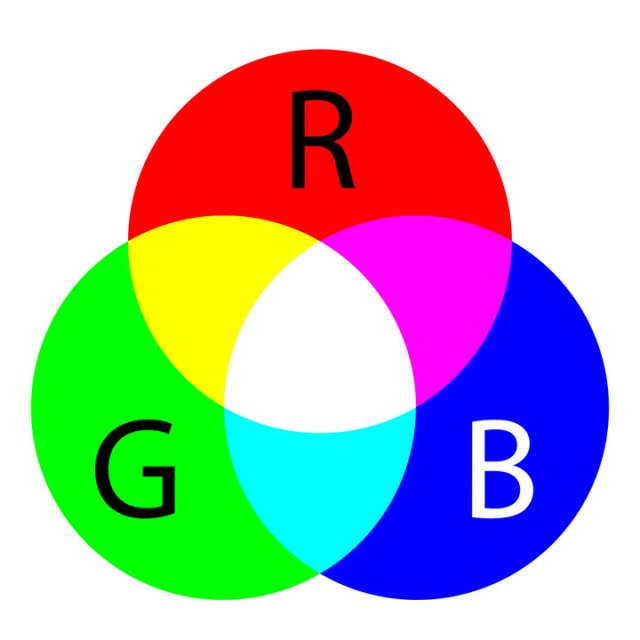
//> input picture Ejemplos/data/RGB.jpg, 640 x 640 px
$ ./main ../../data/RGB.jpg   (built with g++ and OpenCV 4)
//> lines starting //> are read from the running program, lines starting //| are printed output that depends on the picture
#include "opencv2/imgproc.hpp"
#include "opencv2/highgui.hpp"
#include <iostream>
#include <math.h>

// Igual que en el ejemplo anterior, pero usando el namespace
// evitamos tener que utilizar elementos de OpenCV con cv:: y std::
using namespace cv;
using namespace std;

int main(int argc, char ** argv)
{
  // Load an image
  // Lectura de la imagen
  Mat src = imread("../../data/RGB.jpg", IMREAD_COLOR);
//> src is the input picture: 640 rows x 640 cols, CV_8UC3; mean B, G, R 178.6, 179.1, 178.6
  if (src.empty() ) {
    cout << "Could not open or find the image!\n" << endl;
    cout << "Usage: " << argv[0] << " <Input image>" << endl;
    return -1;
  }

  // Split BGR channels
  vector<Mat> BGR_channels;
  split(src, BGR_channels);
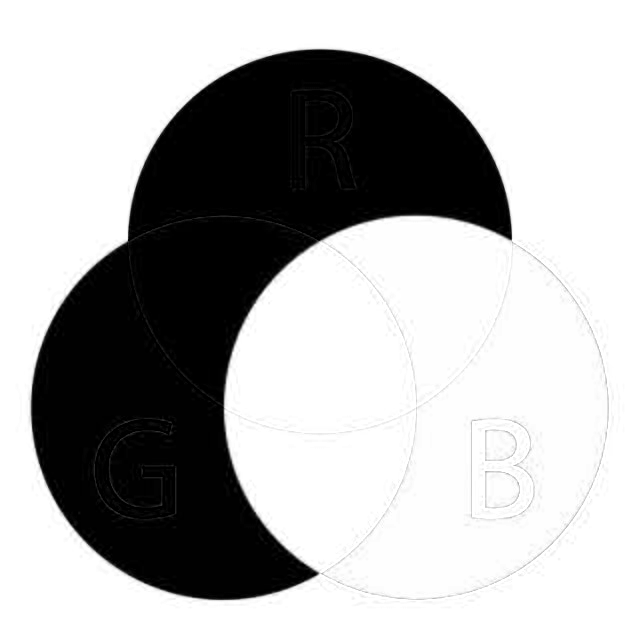
//> BGR_channels[0]: 640 rows x 640 cols, CV_8UC1; min 0, max 255, mean 178.6
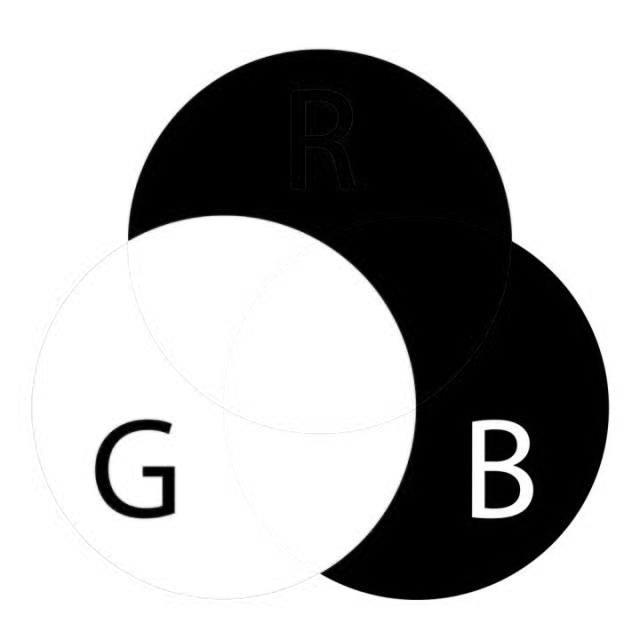
//> BGR_channels[1]: 640 rows x 640 cols, CV_8UC1; min 0, max 255, mean 179.1
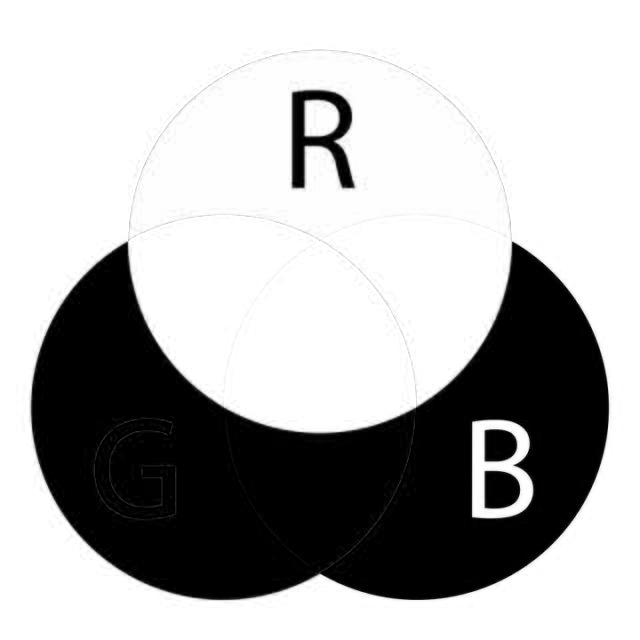
//> BGR_channels[2]: 640 rows x 640 cols, CV_8UC1; min 0, max 255, mean 178.6

  // Resize images and concatenate them
  int tam = 2;
  int h = src.size().height / tam, w = src.size().width / tam;
//> h = 320; w = 320

  cv::resize(src, src, Size(h, w), 0, 0, INTER_LANCZOS4);
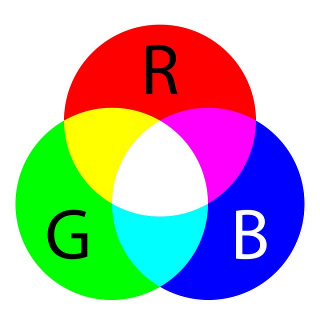
//> src: 320 rows x 320 cols, CV_8UC3; mean B, G, R 178.5, 179, 178.5
  cv::resize(BGR_channels[0], BGR_channels[0], Size(w, h), 0, 0, INTER_LANCZOS4);
//> BGR_channels[0]: 320 rows x 320 cols, CV_8UC1
  cv::resize(BGR_channels[1], BGR_channels[1], Size(w, h), 0, 0, INTER_LANCZOS4);
//> BGR_channels[1]: 320 rows x 320 cols, CV_8UC1
  cv::resize(BGR_channels[2], BGR_channels[2], Size(w, h), 0, 0, INTER_LANCZOS4);
//> BGR_channels[2]: 320 rows x 320 cols, CV_8UC1

  cv::Mat win_mat1_rgb(cv::Size(BGR_channels[0].size().height, BGR_channels[0].size().width * 2),
    CV_8UC3);
//> win_mat1_rgb: 640 rows x 320 cols, CV_8UC3; every value is 0
  cv::Mat win_mat2_rgb(cv::Size(
      win_mat1_rgb.size().height,
      (win_mat1_rgb.size().width + BGR_channels[1].size().width)), CV_8UC3);
//> win_mat2_rgb: 640 rows x 640 cols, CV_8UC3; every value is 0
  cv::hconcat(BGR_channels[0], BGR_channels[1], win_mat1_rgb);
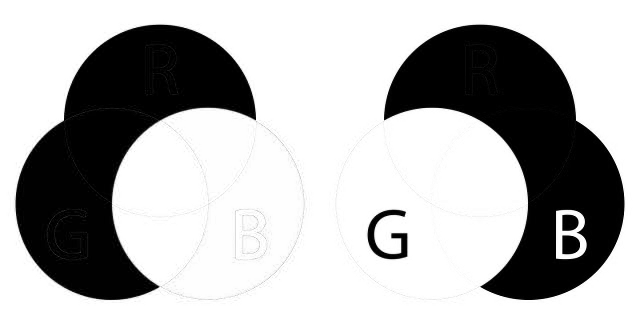
//> win_mat1_rgb: 320 rows x 640 cols, CV_8UC1; min 0, max 255, mean 178.8
  cv::hconcat(win_mat1_rgb, BGR_channels[2], win_mat2_rgb);
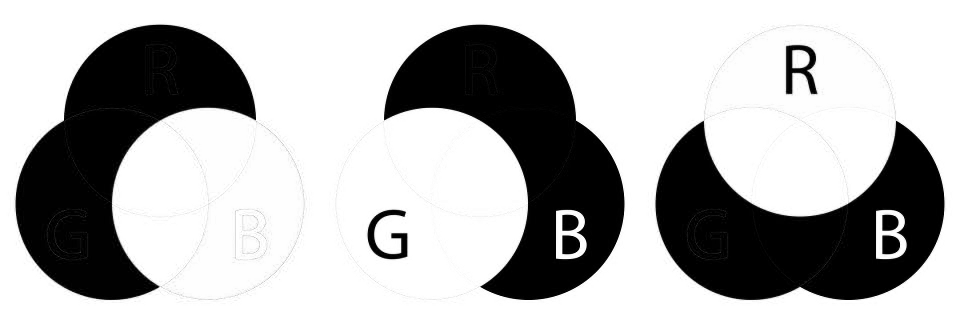
//> win_mat2_rgb: 320 rows x 960 cols, CV_8UC1; min 0, max 255, mean 178.7

  // Show image
  // Mostrar la imagen
  namedWindow("BGR Original", WINDOW_AUTOSIZE);
  imshow("BGR Original", src);
  cv::imshow("BGR Channels", win_mat2_rgb);

  // Changing original image to HSV using cvtColor
  // Para realizar un cambio de espacio de color, se utiliza la
  // función cvtColor(im_origen, im_destino, formato)
  Mat HSV_opencv;
  cvtColor(src, HSV_opencv, COLOR_BGR2HSV);
//> HSV_opencv: 320 rows x 320 cols, CV_8UC3; mean H, S, V 42.8, 129.8, 250.4
  imshow("HSV OpenCV", HSV_opencv);
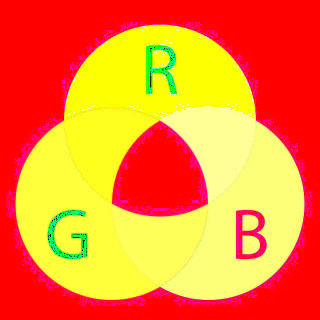
//> window 'HSV OpenCV': 320 rows x 320 cols, CV_8UC3; mean B, G, R 42.8, 129.8, 250.4

  waitKey(0);
  return 0;
}

$ run again, with Ejemplos/data/HappyFish.jpg copied over Ejemplos/data/RGB.jpg
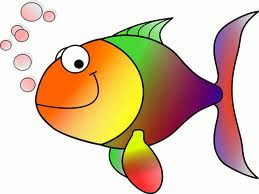
//> input picture Ejemplos/data/HappyFish.jpg, 259 x 194 px
//> src is the input picture: 194 rows x 259 cols, CV_8UC3; mean B, G, R 170.8, 196.4, 219.3
//> src: 129 rows x 97 cols, CV_8UC3
//> `cv::hconcat(win_mat1_rgb, BGR_channels[2], win_mat2_rgb);`:
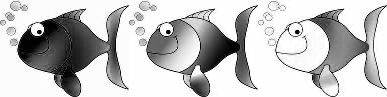
//> win_mat2_rgb: 97 rows x 387 cols, CV_8UC1; min 0, max 255, mean 195.3
//> HSV_opencv: 129 rows x 97 cols, CV_8UC3; mean H, S, V 48, 76.6, 223.8
//> `imshow("HSV OpenCV", HSV_opencv);`:
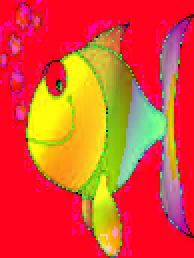
//> window 'HSV OpenCV': 129 rows x 97 cols, CV_8UC3 (shown 2 times larger); mean B, G, R 48, 76.6, 223.8
